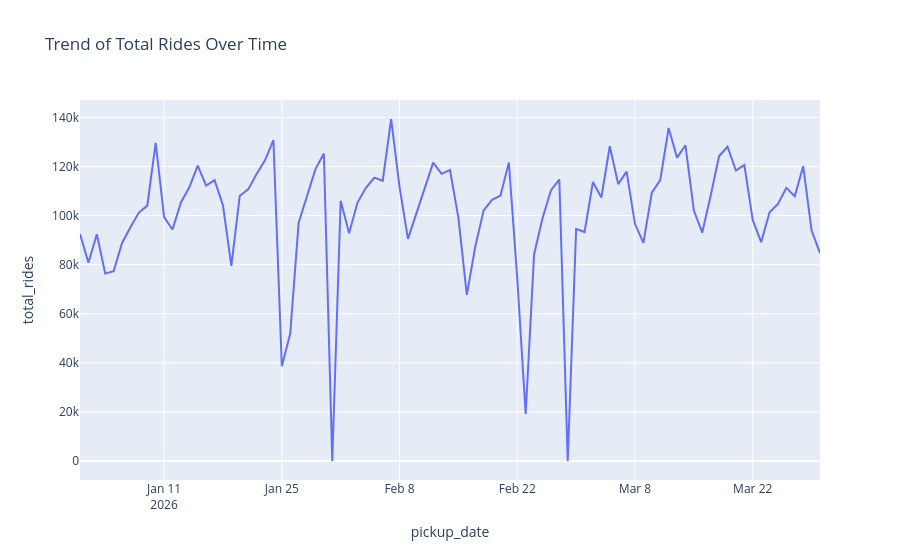

This figure's notebook cell:
### Code cell
question = "Can you show me trend line for total rides for manhattan and brooklyn"
output_df = query_to_sql_to_chart(question ,DATABASE_PATH)
